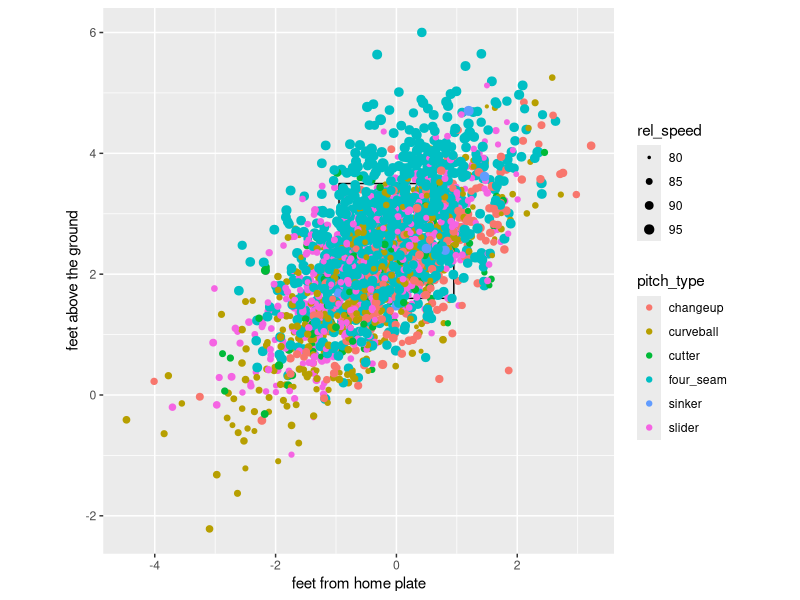
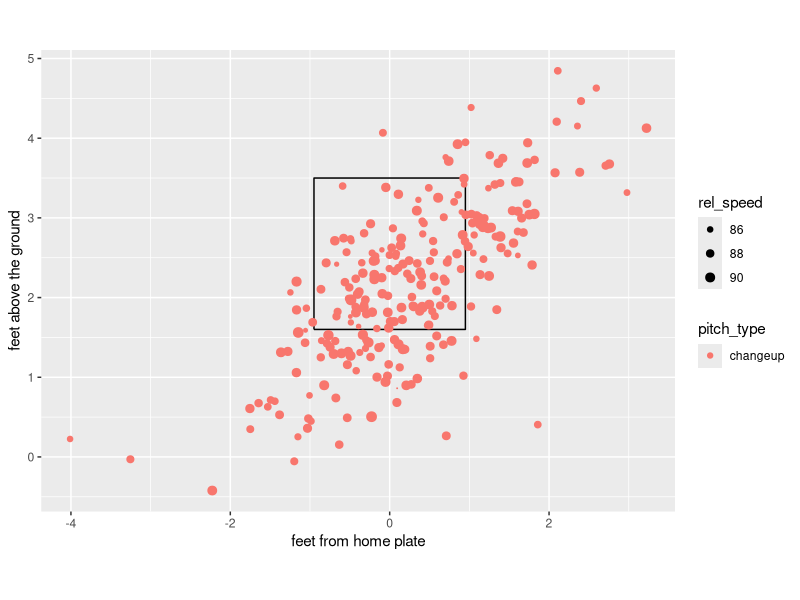
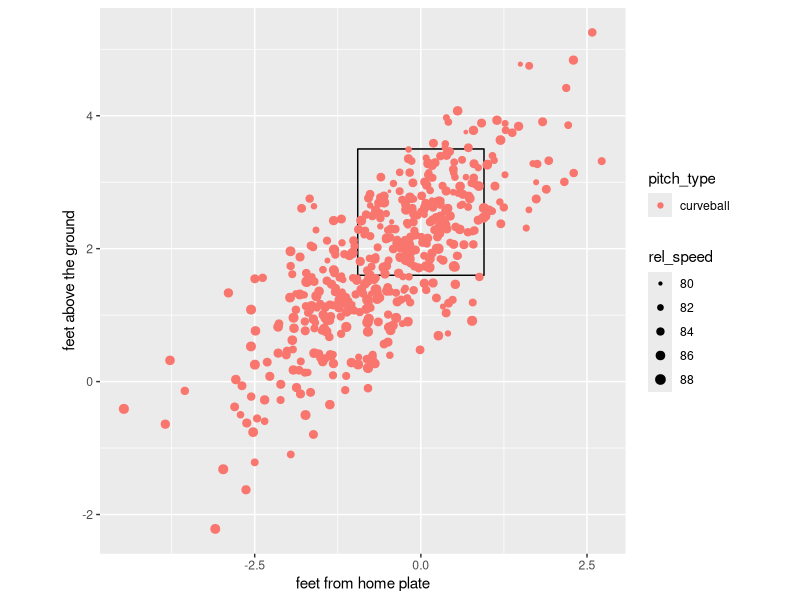
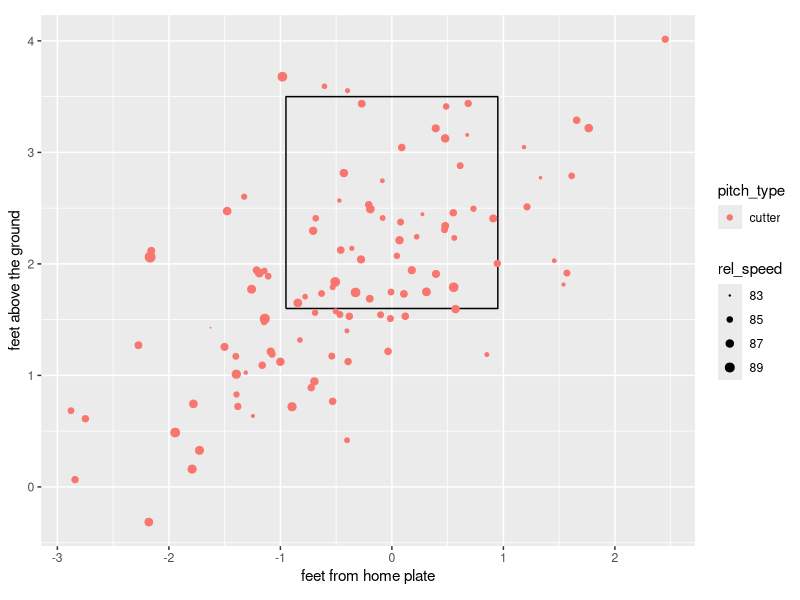
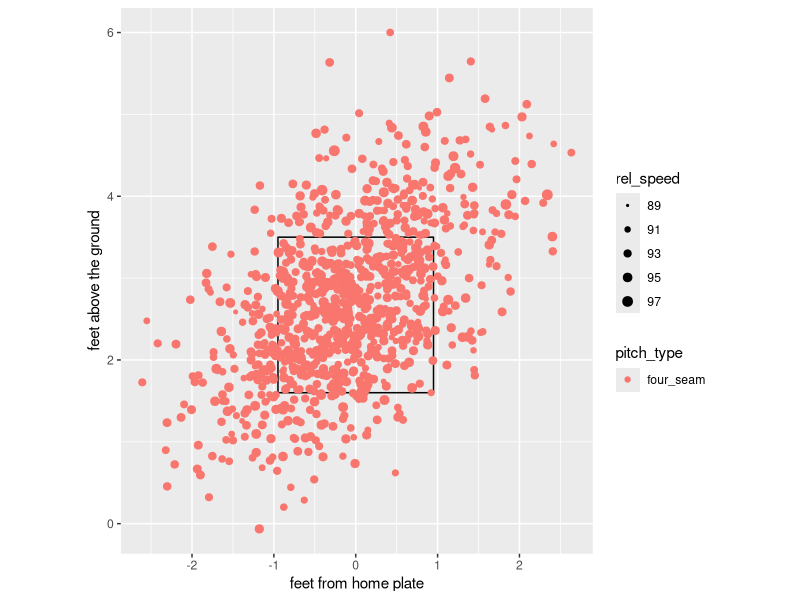
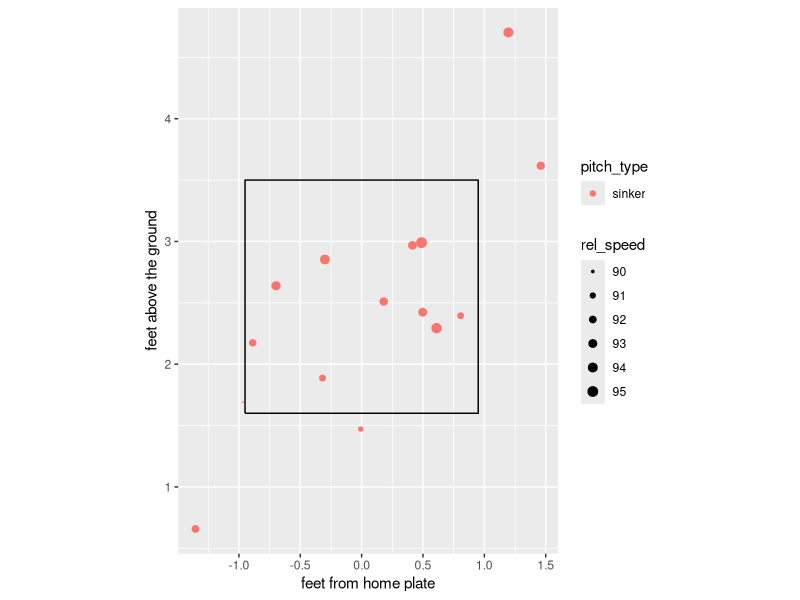
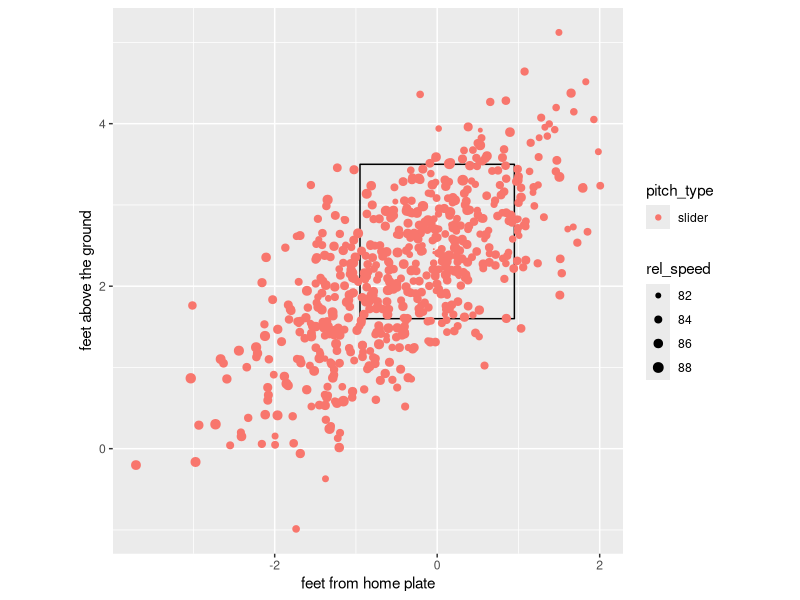
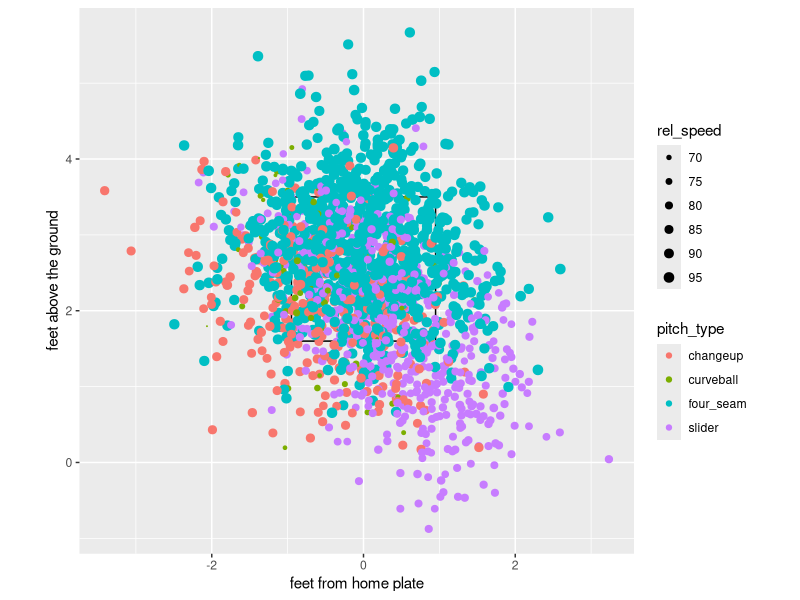

Write the R code that produced these figures, in order.
## ---- chunk 1
knitr::opts_chunk$set(echo = TRUE)
## ---- chunk 2
library(dplyr)
library(ggplot2)
## ---- chunk 3
mydata1=read.csv("pitch_data_questionnaire.csv")
str(mydata1)
#View(mydata1)
#summary(mydata1)
## ---- chunk 4
#select rows where player_a appears in any column
df_a = mydata1 %>% filter_all(any_vars(. %in% c("player_a")))

#Pitches dataframes for player_b
changeup_a = df_a %>% filter_all(any_vars(. %in% c("changeup")))
curveball_a = df_a %>% filter_all(any_vars(. %in% c("curveball")))
cutter_a = df_a %>% filter_all(any_vars(. %in% c("cutter")))
four_seam_a = df_a %>% filter_all(any_vars(. %in% c("four_seam")))
sinker_a = df_a %>% filter_all(any_vars(. %in% c("sinker")))
slider_a = df_a %>% filter_all(any_vars(. %in% c("slider")))

#Finding out Unique names for Venues
unique(df_a$venue)

#Venue dataframes For Player_a
PrinceGeorge_a = df_a %>% filter_all(any_vars(. %in% c("PrinceGeorge")))
The_Diamond_a = df_a %>% filter_all(any_vars(. %in% c("The Diamond")))
CanalPark_a = df_a %>% filter_all(any_vars(. %in% c("CanalPark")))
UPMC_Park_a = df_a %>% filter_all(any_vars(. %in% c("UPMC Park")))
HadlockField_a = df_a %>% filter_all(any_vars(. %in% c("HadlockField")))
NaturalGasField_a = df_a %>% filter_all(any_vars(. %in% c("NaturalGasField")))
FNBField_a = df_a %>% filter_all(any_vars(. %in% c("FNBField")))
Delta_Dental_Stadium_a = df_a %>% filter_all(any_vars(. %in% c("Delta Dental Stadium")))

pitch_call_a = table(df_a['pitch_call'])


## ---- chunk 5
#select rows where player_b appears in any column
df_b = mydata1 %>% filter_all(any_vars(. %in% c("player_b")))

#Pitches dataframes for player_b
changeup_b = df_b %>% filter_all(any_vars(. %in% c("changeup")))
curveball_b = df_b %>% filter_all(any_vars(. %in% c("curveball")))
slider_b = df_b %>% filter_all(any_vars(. %in% c("slider")))
four_seam_b = df_b %>% filter_all(any_vars(. %in% c("four_seam")))

#Finding out Unique names for Venues
unique(df_b$venue)

#Venue dataframes For Player_b
Cheney_Stadium_b = df_b %>% filter_all(any_vars(. %in% c("Cheney Stadium")))
Las_Vegas_Ballpark_b = df_b %>% filter_all(any_vars(. %in% c("Las Vegas Ballpark")))
Sutter_Health_Park_b = df_b %>% filter_all(any_vars(. %in% c("Sutter Health Park")))
Greater_Nevada_Field_b = df_b %>% filter_all(any_vars(. %in% c("Greater Nevada Field")))
Smiths_Ballpark_b = df_b %>% filter_all(any_vars(. %in% c("Smith's Ballpark")))
Southwest_University_Park_b = df_b %>% filter_all(any_vars(. %in% c("Southwest University Park")))
Dell_Diamond_b = df_b %>% filter_all(any_vars(. %in% c("Dell Diamond")))
Isotopes_Park_b = df_b %>% filter_all(any_vars(. %in% c("Isotopes Park")))
Chickasaw_Bricktown_Ballpark_b = df_b %>% filter_all(any_vars(. %in% c("Chickasaw Bricktown Ballpark")))


#data frame for pitch_call_b
pitch_call_b = table(df_b['pitch_call'])

## ---- chunk 6
x <- c(-.95,.95,.95,-.95,-.95)
z <- c(1.6,1.6,3.5,3.5,1.6)

#store in data frame
sz <- tibble(x,z) 
## ---- chunk 7
ggplot()+
  geom_path(data = sz, aes(x=x, y=z))+
  coord_equal()+
  xlab("feet from home plate")+
  ylab("feet above the ground")+
  geom_point(data = df_a,aes(x=plate_loc_side,y=plate_loc_height,size=rel_speed,color=pitch_type))+
  scale_size(range = c(0.01,3))
## ---- chunk 8
ggplot()+
  geom_path(data = sz, aes(x=x, y=z))+
  coord_equal()+
  xlab("feet from home plate")+
  ylab("feet above the ground")+
  geom_point(data = changeup_a,aes(x=plate_loc_side,y=plate_loc_height,size=rel_speed,color=pitch_type))+
  scale_size(range = c(0.01,3))
## ---- chunk 9
ggplot()+
  geom_path(data = sz, aes(x=x, y=z))+
  coord_equal()+
  xlab("feet from home plate")+
  ylab("feet above the ground")+
  geom_point(data = curveball_a,aes(x=plate_loc_side,y=plate_loc_height,size=rel_speed,color=pitch_type))+
  scale_size(range = c(0.01,3))
## ---- chunk 10
ggplot()+
  geom_path(data = sz, aes(x=x, y=z))+
  coord_equal()+
  xlab("feet from home plate")+
  ylab("feet above the ground")+
  geom_point(data = cutter_a,aes(x=plate_loc_side,y=plate_loc_height,size=rel_speed,color=pitch_type))+
  scale_size(range = c(0.01,3))
## ---- chunk 11
ggplot()+
  geom_path(data = sz, aes(x=x, y=z))+
  coord_equal()+
  xlab("feet from home plate")+
  ylab("feet above the ground")+
  geom_point(data = four_seam_a,aes(x=plate_loc_side,y=plate_loc_height,size=rel_speed,color=pitch_type))+
  scale_size(range = c(0.01,3))
## ---- chunk 12
ggplot()+
  geom_path(data = sz, aes(x=x, y=z))+
  coord_equal()+
  xlab("feet from home plate")+
  ylab("feet above the ground")+
  geom_point(data = sinker_a,aes(x=plate_loc_side,y=plate_loc_height,size=rel_speed,color=pitch_type))+
  scale_size(range = c(0.01,3))
## ---- chunk 13
ggplot()+
  geom_path(data = sz, aes(x=x, y=z))+
  coord_equal()+
  xlab("feet from home plate")+
  ylab("feet above the ground")+
  geom_point(data = slider_a,aes(x=plate_loc_side,y=plate_loc_height,size=rel_speed,color=pitch_type))+
  scale_size(range = c(0.01,3))
## ---- chunk 14
ggplot()+
  geom_path(data = sz, aes(x=x, y=z))+
  coord_equal()+
  xlab("feet from home plate")+
  ylab("feet above the ground")+
  geom_point(data = df_b,aes(x=plate_loc_side,y=plate_loc_height,size=rel_speed,color=pitch_type))+
  scale_size(range = c(0.01,3))
## ---- chunk 15
ggplot()+
  geom_path(data = sz, aes(x=x, y=z))+
  coord_equal()+
  xlab("feet from home plate")+
  ylab("feet above the ground")+
  geom_point(data = changeup_b,aes(x=plate_loc_side,y=plate_loc_height,size=rel_speed,color=pitch_type))+
  scale_size(range = c(0.01,3))
## ---- chunk 16
ggplot()+
  geom_path(data = sz, aes(x=x, y=z))+
  coord_equal()+
  xlab("feet from home plate")+
  ylab("feet above the ground")+
  geom_point(data = curveball_b,aes(x=plate_loc_side,y=plate_loc_height,size=rel_speed,color=pitch_type))+
  scale_size(range = c(0.01,3))
## ---- chunk 17
ggplot()+
  geom_path(data = sz, aes(x=x, y=z))+
  coord_equal()+
  xlab("feet from home plate")+
  ylab("feet above the ground")+
  geom_point(data = four_seam_b,aes(x=plate_loc_side,y=plate_loc_height,size=rel_speed,color=pitch_type))+
  scale_size(range = c(0.01,3))
## ---- chunk 18
ggplot()+
  geom_path(data = sz, aes(x=x, y=z))+
  coord_equal()+
  xlab("feet from home plate")+
  ylab("feet above the ground")+
  geom_point(data = slider_b,aes(x=plate_loc_side,y=plate_loc_height,size=rel_speed,color=pitch_type))+
  scale_size(range = c(0.01,3))
## ---- chunk 19
# Create data for the labels and Pie Chart


lbl <- c("Ball called", "Foul_ball", "Hit_by_pitch", "In_play","Strike_called","Strike_swinging")
x <- pitch_call_a


piepercent<- round(100*x/sum(x), 1)

# Give the chart file a name.
png(file = "player_a_performance.jpg")

# Plot the chart.
pie(x, labels = piepercent, main = "Player_a_Performance",col = rainbow(length(x)))
legend("topright", c("Ball called", "Foul_ball", "Hit_by_pitch", "In_play","Strike_called","Strike_swinging"), cex = 0.8,
   fill = rainbow(length(x)))

# Save the file.
dev.off()

## ---- chunk 20
# Create data for the labels and Pie Chart

lbl <- c("Ball called", "Foul_ball", "Hit_by_pitch", "In_play","Strike_called","Strike_swinging")
x <- pitch_call_b


piepercent<- round(100*x/sum(x), 1)

# Give the chart file a name.
png(file = "player_b_performance.jpg")

# Plot the chart.
pie(x, labels = piepercent, main = "Player_b_Performance",col = rainbow(length(x)))
legend("topright", c("Ball called", "Foul_ball", "Hit_by_pitch", "In_play","Strike_called","Strike_swinging"), cex = 0.8,
   fill = rainbow(length(x)))

# Save the file.
dev.off()

